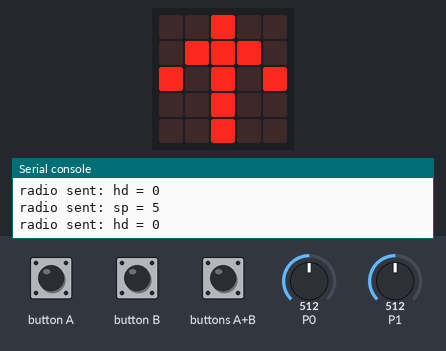
The program below on a simulated BBC micro:bit (MakeCode). On the bench: the board's 5×5 LED display, the last lines printed to the serial console. The test bench sets the inputs (shaded band); at power-on: P0 = 512, P1 = 512 (analog values on the 0–1023 scale). No radio messages arrive unless stated (any console line starting 'radio sent:' is added by the test bench).

Above: at 1.8 s.
1.9 s: button A pressed for 0.15 s
At 2.5 s:
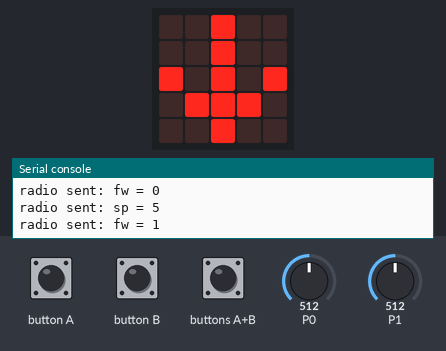
4.1 s: button B pressed for 0.15 s
Timing chart, 0 to 7.1 s (numbered marks = the images above; inputs shaded):
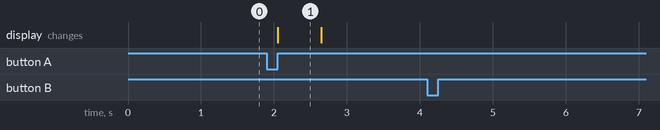

The program:

main.ts
```typescript
let directionForward = true // Direction Flag, true = forward / false = reverse
let heading = 0             // heading value, range: -100 - 100.
// Negative values mean turn left
// Positive values mean turn right
let speed = 0               // Speed value, range 0 - 100

radio.setGroup(20)
basic.showArrow(ArrowNames.North)

input.onButtonPressed(Button.AB, function () {
})


function changeDirection() {
    directionForward = !directionForward
    sendSpeed()
    if (directionForward) {
        radio.sendValue("fw", 1)
        basic.showArrow(ArrowNames.North)
    } else {
        radio.sendValue("fw", 0)
        basic.showArrow(ArrowNames.South)
    }
}

input.onButtonPressed(Button.A, function () {
    changeDirection()
})

input.onButtonPressed(Button.B, function () {
    radio.sendValue("info", 1)
})

function sendSpeed() {
    radio.sendValue("sp", speed)
}

function sendHeading() {
    // Lige ud = 0
    // Venstre = -100
    // Højre = 100
    radio.sendValue("hd", heading)
}

let voltageSpeed = 0      // Analog input value,    range: 0-1023
let voltageHeading = 0    // Analog direction value,  range: 0-1023

basic.forever(function () {
    let oldVoltageSpeed = 0
    let oldVoltageHeading = 0
    let oldSpeed = 0
    let oldHeading = 0

    voltageSpeed = (pins.analogReadPin(AnalogPin.P0) - 492) * 3
    // basic.showString("S:")
    // basic.showNumber(voltageSpeed)
    // basic.showString(" ")

    // Has speed input changed since last run
    if (voltageSpeed != oldVoltageSpeed) {
        oldVoltageSpeed = voltageSpeed
        speed = 0
        // calculate speed (0 - 100)
        if (voltageSpeed > 5) {
            // convert voltage to percent 1023 => 100
            speed = Math.floor(voltageSpeed / 10.2)
        }
        // if speed has changed we send it
        if (speed != oldSpeed) {
            oldSpeed = speed

            if (speed > 0 && !directionForward) {
                changeDirection()
            }

            if (speed < 0 && directionForward) {
                changeDirection()
                speed = speed * -1
            }

            sendSpeed()
        }
    }
    voltageHeading = pins.analogReadPin(AnalogPin.P1)
    // Has heading input changed since last run
    if (voltageHeading != oldVoltageHeading) {
        oldVoltageHeading = voltageHeading
        heading = Math.floor(voltageHeading / (5.1)) - 100 // Range: -100 => 100
        sendHeading()
    }
    basic.pause(100)
})
```

test.ts
```typescript
// test ender her, dette bliver ikke kompileret, når denne pakke bruges som en udvidelse.
```

Measured:
- after the input at 1.9 s, the display: changes after 0.15 s (image 1)
- what the display in image 1 shows lasts 0.6 s, from 2.1 s to 2.7 s
